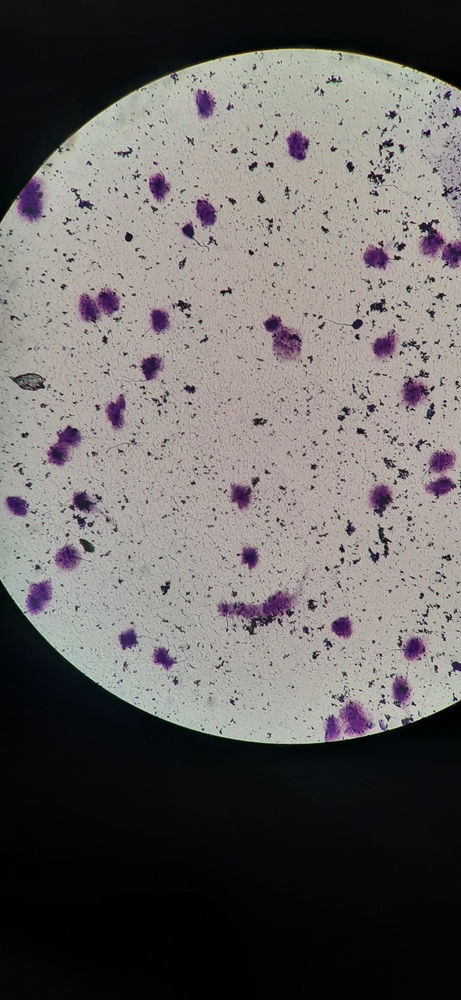
#> input picture src/experiments/sample1.jpg, 461 x 1000 px, shrunk from 1844 x 4000 before the run
$ python reduce_noise3.py
#> lines starting #> are read from the running program, lines starting #| are printed output that depends on the picture
import numpy as np
import cv2 as cv
from matplotlib import pyplot as plt
img = cv.imread('sample1.jpg')
#> img is the input picture: shape (1000, 461, 3); mean B, G, R 99.8, 101, 104.6
dst = cv.fastNlMeansDenoisingColored(img,None,10000,100,7,21)
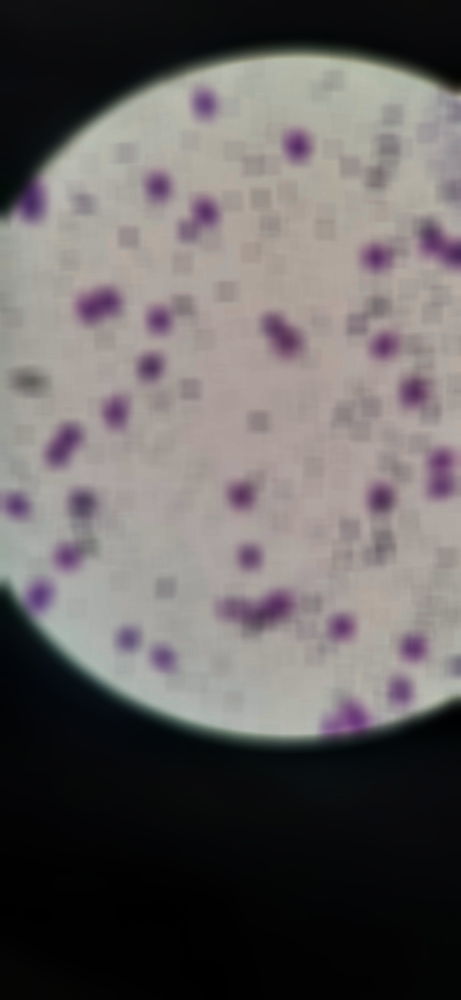
#> dst: shape (1000, 461, 3); mean B, G, R 97.4, 97.8, 102
plt.subplot(121),plt.imshow(img)
plt.subplot(122),plt.imshow(dst)
plt.show()
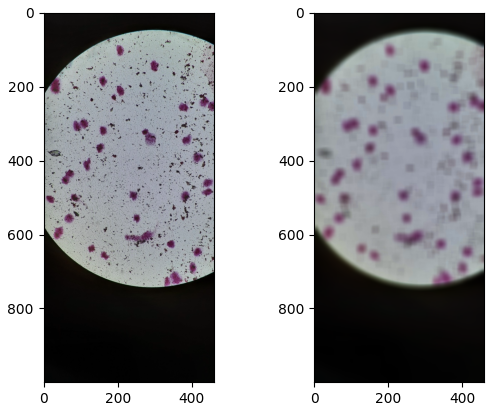
#> figure drawn by matplotlib, 2 panels; B, G, R data is drawn as R, G, B
